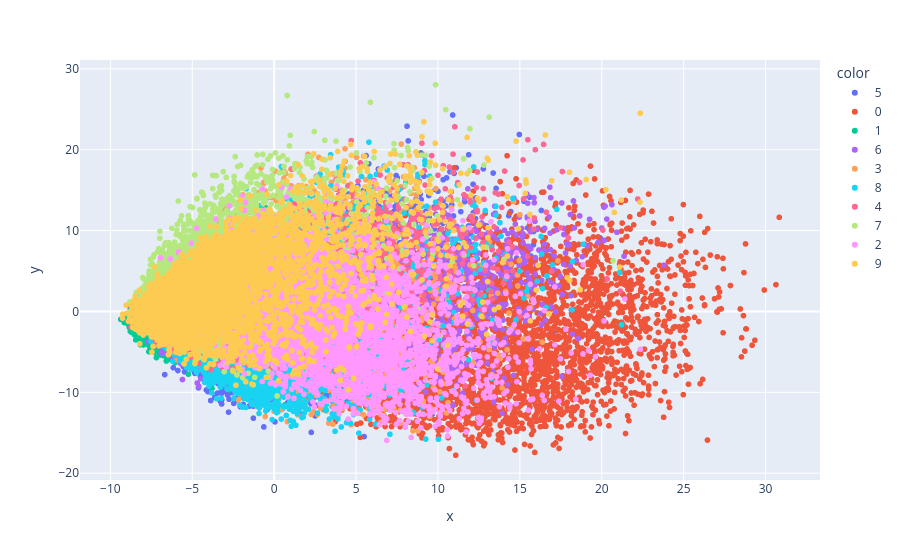

The cell this chart's notebook holds for it:
### Code cell
y_train_tr = y_train.astype('str')
px.scatter(x=X_train_tr[:,0],y= X_train_tr[:,1],color=y_train_tr)

### Figure 1 — Plotly figure (JSON) as saved in the notebook; plotly's stock layout.template omitted (floating-point values rounded to 4 significant figures; data arrays with more than 128 entries replaced by an {"elided": "..."} marker saying what was removed)
{"data": [{"hovertemplate": "color=5<br>x=%{x}<br>y=%{y}<extra></extra>", "legendgroup": "5", "marker": {"color": "#636efa", "symbol": "circle"}, "mode": "markers", "name": "5", "showlegend": true, "type": "scattergl", "x": {"elided": "4317 float values"}, "xaxis": "x", "y": {"elided": "4317 float values"}, "yaxis": "y"}, {"hovertemplate": "color=0<br>x=%{x}<br>y=%{y}<extra></extra>", "legendgroup": "0", "marker": {"color": "#EF553B", "symbol": "circle"}, "mode": "markers", "name": "0", "showlegend": true, "type": "scattergl", "x": {"elided": "4748 float values"}, "xaxis": "x", "y": {"elided": "4748 float values"}, "yaxis": "y"}, {"hovertemplate": "color=1<br>x=%{x}<br>y=%{y}<extra></extra>", "legendgroup": "1", "marker": {"color": "#00cc96", "symbol": "circle"}, "mode": "markers", "name": "1", "showlegend": true, "type": "scattergl", "x": {"elided": "5420 float values"}, "xaxis": "x", "y": {"elided": "5420 float values"}, "yaxis": "y"}, {"hovertemplate": "color=6<br>x=%{x}<br>y=%{y}<extra></extra>", "legendgroup": "6", "marker": {"color": "#ab63fa", "symbol": "circle"}, "mode": "markers", "name": "6", "showlegend": true, "type": "scattergl", "x": {"elided": "4741 float values"}, "xaxis": "x", "y": {"elided": "4741 float values"}, "yaxis": "y"}, {"hovertemplate": "color=3<br>x=%{x}<br>y=%{y}<extra></extra>", "legendgroup": "3", "marker": {"color": "#FFA15A", "symbol": "circle"}, "mode": "markers", "name": "3", "showlegend": true, "type": "scattergl", "x": {"elided": "4912 float values"}, "xaxis": "x", "y": {"elided": "4912 float values"}, "yaxis": "y"}, {"hovertemplate": "color=8<br>x=%{x}<br>y=%{y}<extra></extra>", "legendgroup": "8", "marker": {"color": "#19d3f3", "symbol": "circle"}, "mode": "markers", "name": "8", "showlegend": true, "type": "scattergl", "x": {"elided": "4691 float values"}, "xaxis": "x", "y": {"elided": "4691 float values"}, "yaxis": "y"}, {"hovertemplate": "color=4<br>x=%{x}<br>y=%{y}<extra></extra>", "legendgroup": "4", "marker": {"color": "#FF6692", "symbol": "circle"}, "mode": "markers", "name": "4", "showlegend": true, "type": "scattergl", "x": {"elided": "4666 float values"}, "xaxis": "x", "y": {"elided": "4666 float values"}, "yaxis": "y"}, {"hovertemplate": "color=7<br>x=%{x}<br>y=%{y}<extra></extra>", "legendgroup": "7", "marker": {"color": "#B6E880", "symbol": "circle"}, "mode": "markers", "name": "7", "showlegend": true, "type": "scattergl", "x": {"elided": "4966 float values"}, "xaxis": "x", "y": {"elided": "4966 float values"}, "yaxis": "y"}, {"hovertemplate": "color=2<br>x=%{x}<br>y=%{y}<extra></extra>", "legendgroup": "2", "marker": {"color": "#FF97FF", "symbol": "circle"}, "mode": "markers", "name": "2", "showlegend": true, "type": "scattergl", "x": {"elided": "4784 float values"}, "xaxis": "x", "y": {"elided": "4784 float values"}, "yaxis": "y"}, {"hovertemplate": "color=9<br>x=%{x}<br>y=%{y}<extra></extra>", "legendgroup": "9", "marker": {"color": "#FECB52", "symbol": "circle"}, "mode": "markers", "name": "9", "showlegend": true, "type": "scattergl", "x": {"elided": "4755 float values"}, "xaxis": "x", "y": {"elided": "4755 float values"}, "yaxis": "y"}], "layout": {"autosize": true, "legend": {"title": {"text": "color"}, "tracegroupgap": 0}, "margin": {"t": 60}, "xaxis": {"anchor": "y", "autorange": true, "domain": [0, 1], "range": [-11.8, 33.27], "title": {"text": "x"}, "type": "linear"}, "yaxis": {"anchor": "x", "autorange": true, "domain": [0, 1], "range": [-21.33, 31.58], "title": {"text": "y"}, "type": "linear"}}}
